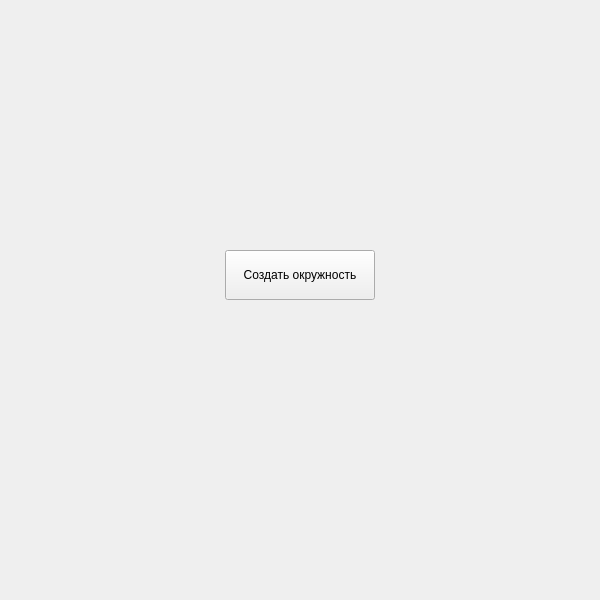
<?xml version="1.0" encoding="UTF-8"?>
<ui version="4.0">
 <class>MainWindow</class>
 <widget class="QMainWindow" name="MainWindow">
  <property name="geometry">
   <rect>
    <x>0</x>
    <y>0</y>
    <width>600</width>
    <height>600</height>
   </rect>
  </property>
  <property name="windowTitle">
   <string>Желтые окружности</string>
  </property>
  <widget class="QWidget" name="centralwidget">
   <widget class="QPushButton" name="button">
    <property name="geometry">
     <rect>
      <x>225</x>
      <y>250</y>
      <width>150</width>
      <height>50</height>
     </rect>
    </property>
    <property name="text">
     <string>Создать окружность</string>
    </property>
   </widget>
  </widget>
 </widget>
 <resources/>
 <connections/>
</ui>
